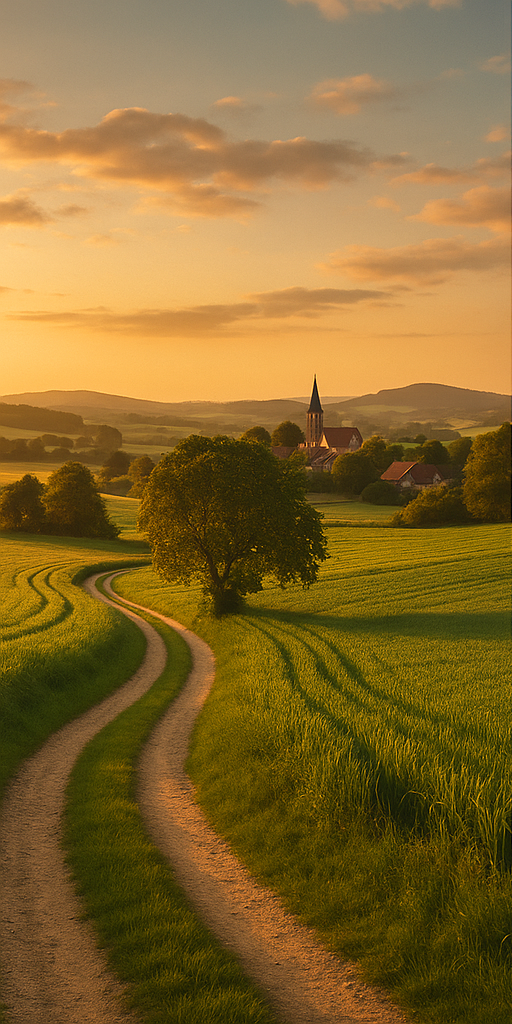
#> input picture Part5/landscape_1.png, 512 x 1024 px
$ python blog005.py
#> lines starting #> are read from the running program, lines starting #| are printed output that depends on the picture
import cv2
import numpy as np
import matplotlib.pyplot as plt

# 读取图片
src1 = cv2.imread('landscape_1.png')
#> src1 is the input picture: shape (1024, 512, 3); mean B, G, R 47.8, 105.8, 135.4
src2 = cv2.imread('landscape_2.png')
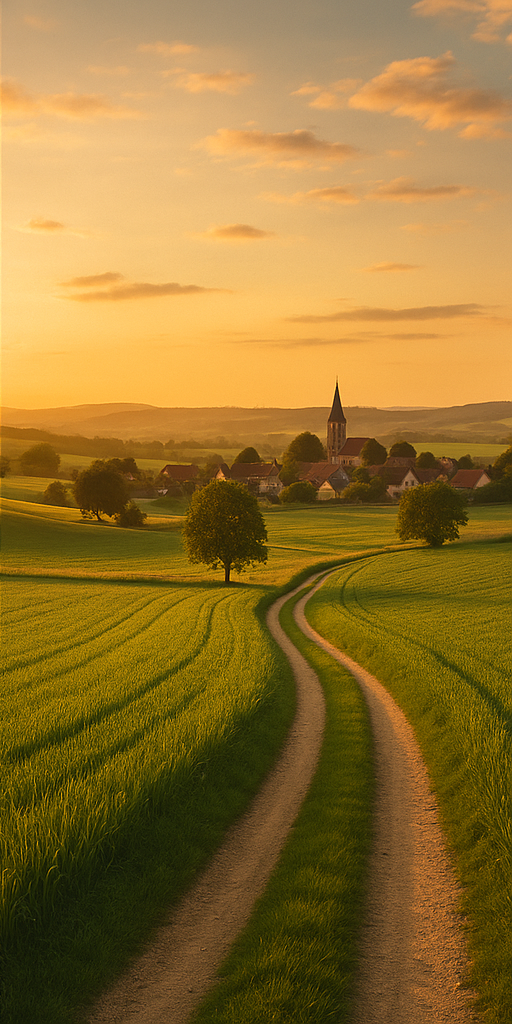
#> input picture Part5/landscape_2.png, 512 x 1024 px
#> src2 is the input picture: shape (1024, 512, 3); mean B, G, R 50.4, 115.9, 148.7

# 图像融合
result1 = cv2.addWeighted(src1,0.6,src2,0.8,10)
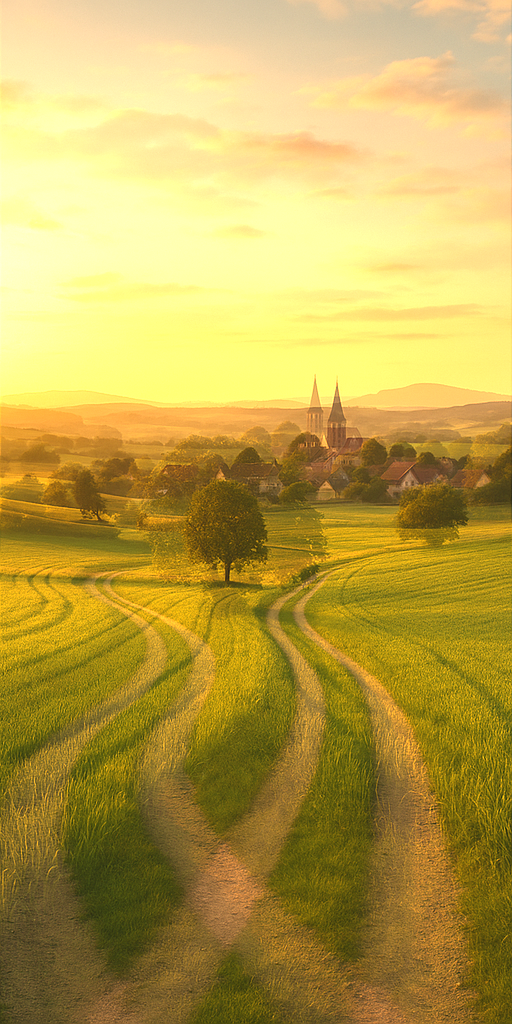
#> result1: shape (1024, 512, 3); mean B, G, R 79.1, 163.5, 187.2

# 显示图像
cv2.imshow('src1',src1)
cv2.imshow('src2',src2)
cv2.imshow('addweight result',result1)

# 等待显示
cv2.waitKey(0)
cv2.destroyAllWindows()
